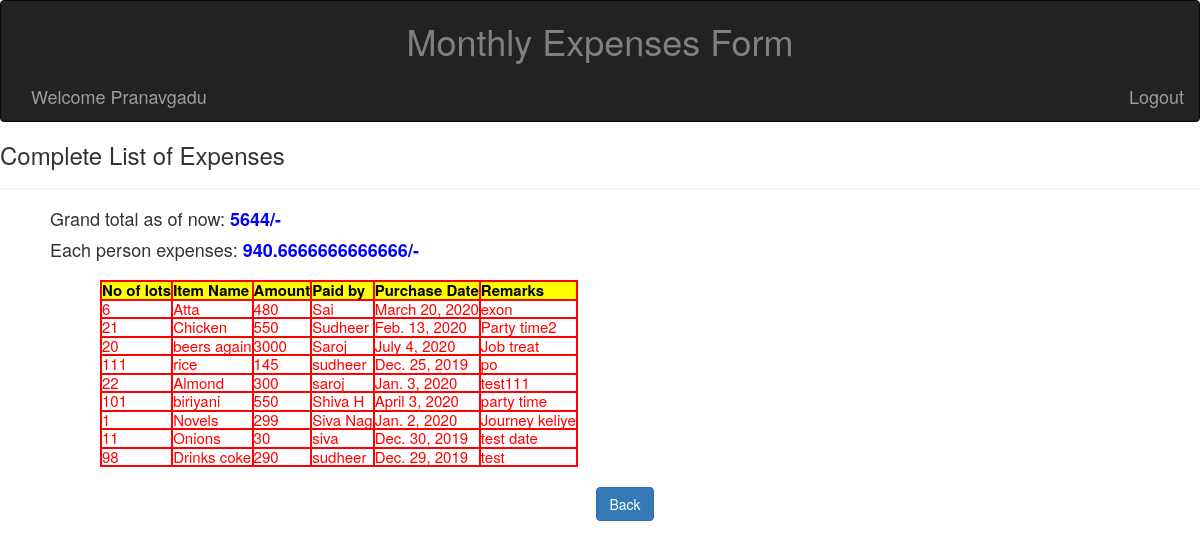
Screenshot of /listall/ (signed in) with the database file from the repository.
### testapp/models.py (models this page shows)
class Expenses(models.Model):
    itemno=models.IntegerField()
    itemname=models.CharField(max_length=64)
    amount=models.IntegerField()
    paidby = models.CharField(max_length=64)
    purchasedate=models.DateField()
    remarks=models.CharField(max_length=256)

### testapp/views.py (the view)
# urls.py: url(r'^listall/', views.ListallPageView),
@cache_control(no_cache=True, must_revalidate=True, no_store=True)
@login_required
def ListallPageView(request):
    explist = Expenses.objects.all()
    total = Expenses.objects.aggregate(Sum('amount'))['amount__sum']
    dist_name=Expenses.objects.annotate(
                paidby_lower=Lower('paidby')).values_list('paidby_lower', flat=True).\
                order_by('paidby_lower').distinct().count() # get distinct records irrespective of case sensitive
    if (total>0 and dist_name)>0:
        perhead = total/dist_name
    return render(request, 'testapp/listallview.html', {'explist': explist, 'total': total, 'perhead': perhead})

### template/testapp/listallview.html (shortened to what this page needs)
<!DOCTYPE html>
{%load static%}
<html lang="en">
<head>
    <link rel="stylesheet" href="https://maxcdn.bootstrapcdn.com/bootstrap/3.3.7/css/bootstrap.min.css"
>
    <link rel="stylesheet" href="{%static 'css/demo.css' %}"
</head>
<body>
    <nav class="navbar navbar-inverse">
        <div class="collapse navbar-collapse">
            <div style="text-align:center">
                <h1> Monthly Expenses Form </h1>
            </div>
            <div class="navbar-brand navbar-left"> Welcome  {{ request.user.username | title}} </div>
            {% if request.user.is_authenticated %}
                <a class="navbar-brand navbar-right" href="/logout">Logout</a>
            {% else %}
                <a class="navbar-brand navbar-right" href="/accounts/login">Login</a>
            {% endif%}
        </div>
    </nav>
        <h3> Complete List of Expenses </h3><hr>
        {% if perhead %}
            <h4>Grand total as of now: <span style="color:blue;font-weight:bold">{{ total }}/-</span> </h4>
        {% else %}
            <h4>Grand total as of now: <span style="color:blue;font-weight:bold">0</span> </h4>
        {% endif %}
        {% if perhead %}
            <h4>Each person expenses: <span style="color:blue;font-weight:bold">{{ perhead }}/-</span>
        {% else %}
            <h4>Each person expenses: <span style="color:blue;font-weight:bold">0</span> </h4>
        {% endif %}<br>
        {% if explist %}
            <br><table>
                <thead>
                    <th> No of lots</th>
                    <th> Item Name</th>
                    <th> Amount</th>
                    <th> Paid by</th>
                    <th> Purchase Date</th>
                    <th> Remarks </th>
                </thead>
            {% for e in explist%}
                <tr>
                    <td> {{e.itemno}}</td>
                    <td> {{e.itemname}}</td>
                    <td> {{e.amount}}</td>
                    <td> {{e.paidby}}</td>
                    <td> {{e.purchasedate}}</td>
                    <td> {{e.remarks}}</td>
                </tr>
            {% endfor %}
            </table><br>
            <div style="text-align:center">
                <a href="/list" class="btn btn-primary" >Back</a>
            </div>
        {% endif %}

### static/css/demo.css (style rules this page uses)
body { background: url(https://images.unsplash.com/photo-1565514158882-617325fbd873?ixlib=rb-1.2.1&auto=format&fit=crop&w=750&q=80 ); background-repeat: no-repeat; background-size: cover; }
td,table { border: 2px solid red; color:red; background:white; font-size:15px; margin-left: 50px; }
thead { background:yellow; color:black }
th { border: 2px solid red; }
h1 { color:gray }
h4 { margin-left: 50px; }

### rows the page displays
Expenses: itemno "6", itemname "Atta", amount "480", paidby "Sai", purchasedate "March 20, 2020", remarks "exon"
Expenses: itemno "21", itemname "Chicken", amount "550", paidby "Sudheer", purchasedate "Feb. 13, 2020", remarks "Party time2"
Expenses: itemno "20", itemname "beers again", amount "3000", paidby "Saroj", purchasedate "July 4, 2020", remarks "Job treat"
Expenses: itemno "111", itemname "rice", amount "145", paidby "sudheer", purchasedate "Dec. 25, 2019", remarks "po"
Expenses: itemno "22", itemname "Almond", amount "300", paidby "saroj", purchasedate "Jan. 3, 2020", remarks "test111"
Expenses: itemno "101", itemname "biriyani", amount "550", paidby "Shiva H", purchasedate "April 3, 2020", remarks "party time"
Expenses: itemno "1", itemname "Novels", amount "299", paidby "Siva Nag", purchasedate "Jan. 2, 2020", remarks "Journey keliye"
Expenses: itemno "11", itemname "Onions", amount "30", paidby "siva", purchasedate "Dec. 30, 2019", remarks "test date"
Expenses: itemno "98", itemname "Drinks coke", amount "290", paidby "sudheer", purchasedate "Dec. 29, 2019", remarks "test"

### other values shown
{{ request.user.username | title }} "Pranavgadu"
{{ total }} "5644"
{{ perhead }} "940.6666666666666"
